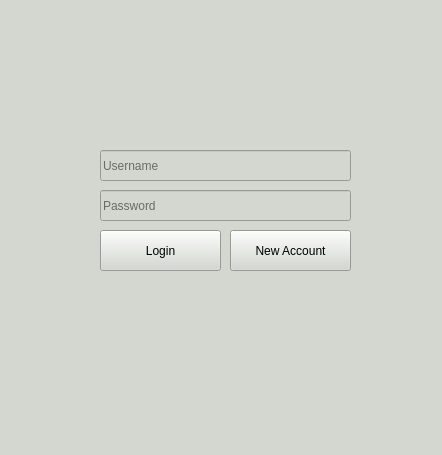
<?xml version="1.0" encoding="UTF-8"?>
<ui version="4.0">
 <class>MainWindow</class>
 <widget class="QMainWindow" name="MainWindow">
  <property name="geometry">
   <rect>
    <x>0</x>
    <y>0</y>
    <width>442</width>
    <height>455</height>
   </rect>
  </property>
  <property name="windowTitle">
   <string>Adivina la Palabra</string>
  </property>
  <property name="autoFillBackground">
   <bool>false</bool>
  </property>
  <property name="styleSheet">
   <string notr="true">background-color: rgb(211, 215, 207);</string>
  </property>
  <property name="toolButtonStyle">
   <enum>Qt::ToolButtonIconOnly</enum>
  </property>
  <widget class="QWidget" name="centralwidget">
   <property name="toolTipDuration">
    <number>6</number>
   </property>
   <property name="layoutDirection">
    <enum>Qt::LeftToRight</enum>
   </property>
   <property name="autoFillBackground">
    <bool>false</bool>
   </property>
   <widget class="QLineEdit" name="le_User">
    <property name="geometry">
     <rect>
      <x>100</x>
      <y>150</y>
      <width>251</width>
      <height>31</height>
     </rect>
    </property>
    <property name="styleSheet">
     <string notr="true">font: 20pt &quot;MV Boli&quot;;</string>
    </property>
    <property name="placeholderText">
     <string>Username</string>
    </property>
   </widget>
   <widget class="QLineEdit" name="le_Password">
    <property name="geometry">
     <rect>
      <x>100</x>
      <y>190</y>
      <width>251</width>
      <height>31</height>
     </rect>
    </property>
    <property name="styleSheet">
     <string notr="true">font: 20pt &quot;MV Boli&quot;;</string>
    </property>
    <property name="echoMode">
     <enum>QLineEdit::Password</enum>
    </property>
    <property name="placeholderText">
     <string>Password</string>
    </property>
   </widget>
   <widget class="QPushButton" name="b_Login">
    <property name="geometry">
     <rect>
      <x>100</x>
      <y>230</y>
      <width>121</width>
      <height>41</height>
     </rect>
    </property>
    <property name="layoutDirection">
     <enum>Qt::LeftToRight</enum>
    </property>
    <property name="autoFillBackground">
     <bool>false</bool>
    </property>
    <property name="styleSheet">
     <string notr="true">font: 20pt &quot;MS Shell Dlg 2&quot;;
</string>
    </property>
    <property name="text">
     <string>Login</string>
    </property>
   </widget>
   <widget class="QPushButton" name="b_NewA">
    <property name="geometry">
     <rect>
      <x>230</x>
      <y>230</y>
      <width>121</width>
      <height>41</height>
     </rect>
    </property>
    <property name="styleSheet">
     <string notr="true">font: 14pt &quot;MS Shell Dlg 2&quot;;</string>
    </property>
    <property name="text">
     <string>New Account</string>
    </property>
   </widget>
  </widget>
 </widget>
 <resources>
  <include location="../img/Imagenes.qrc"/>
 </resources>
 <connections/>
</ui>
